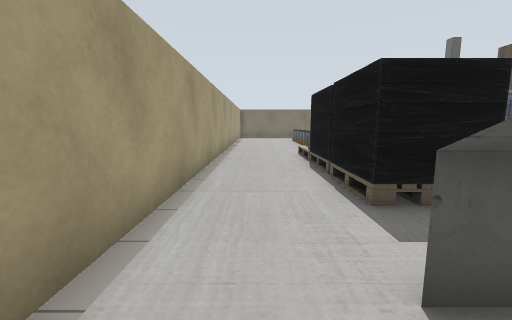
view 1 (above)

20 first-person views from a walk through a robot-simulator world made for Gazebo. The camera is 1.2 m above the floor, tilts 8° down and sees 90° across. The floor is counted in squares, 1 m on a side. Each view is taken from the middle of a square. On the plan, view 1 faces up. The plan holds only what a view shows up to about 12 squares ahead; the rest is blank. Simple shapes stand in for some stock models. Some surface patterns are stand-ins.

view 2
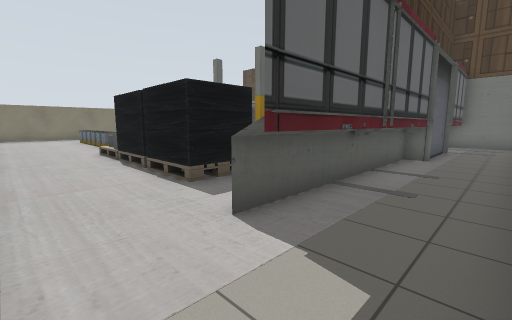

view 3
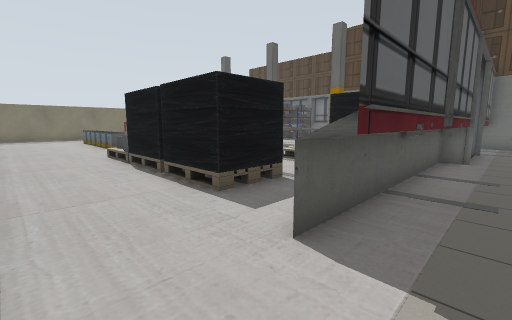

view 4
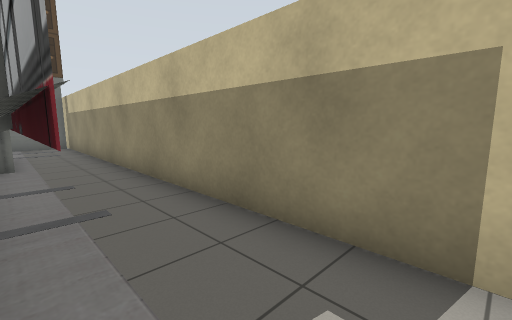

view 5
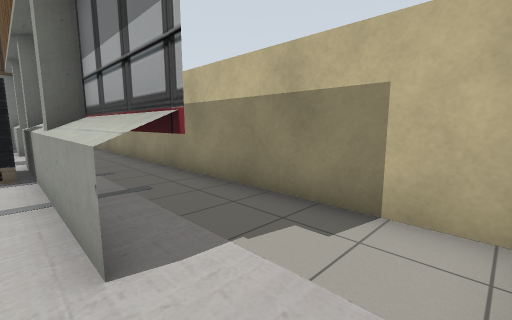

view 6
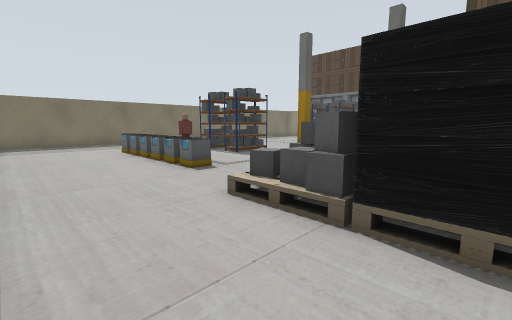

view 7
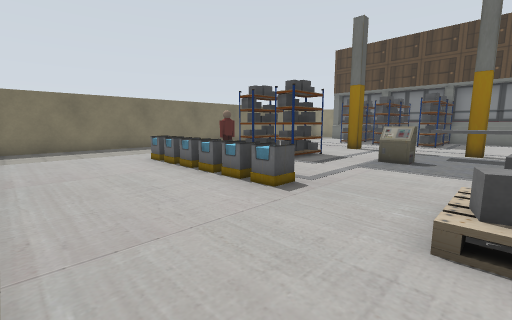

view 8
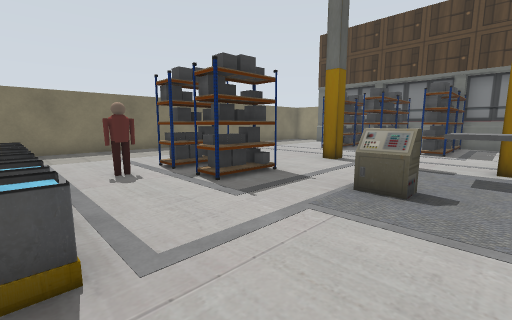

view 9
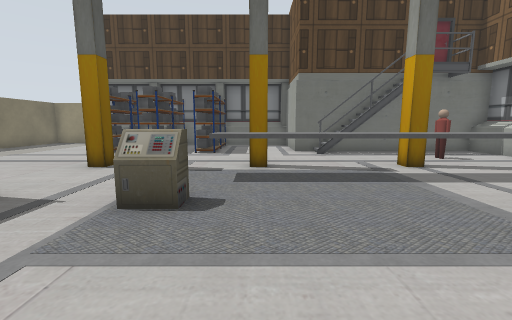

view 10
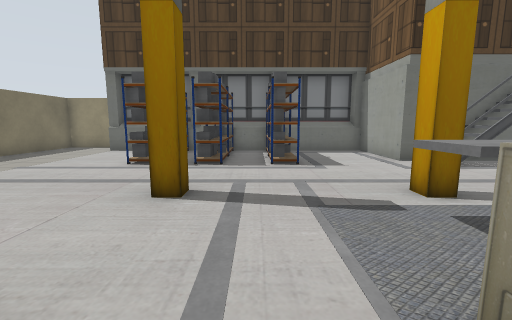

view 11
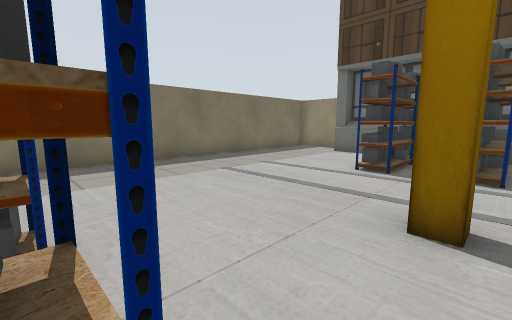

view 12
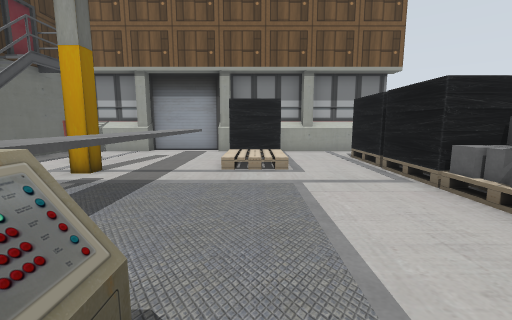

view 13
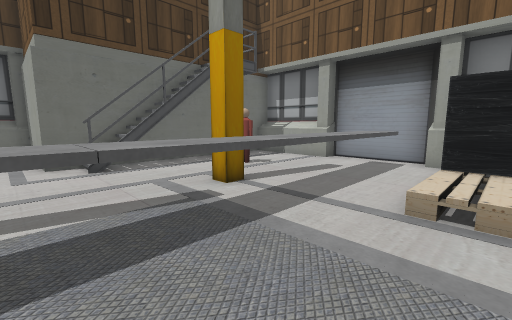

view 14
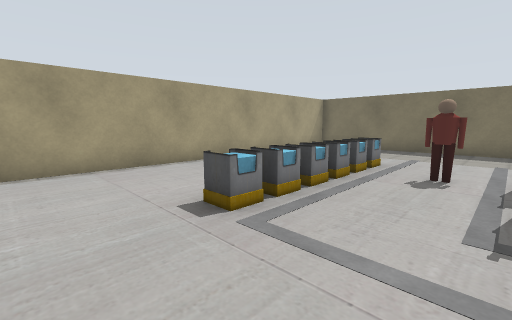

view 15
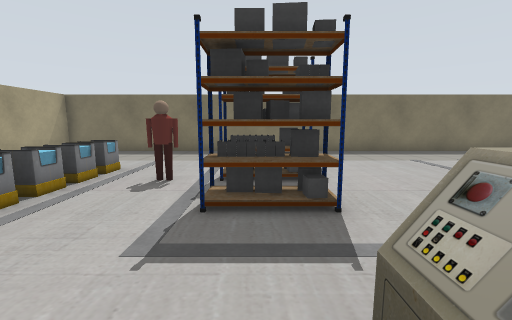

view 16
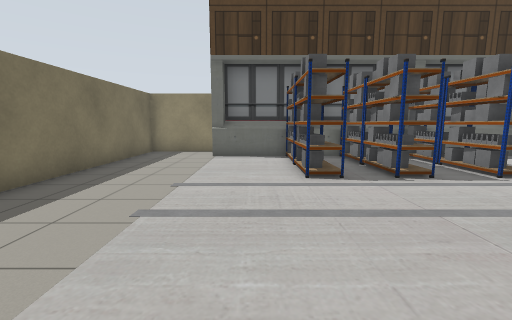

view 17
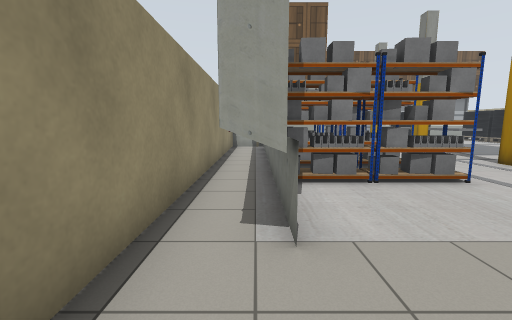

view 18
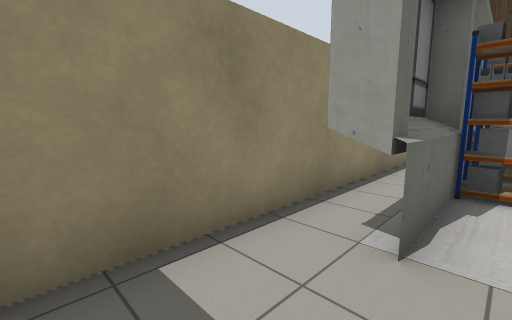

view 19
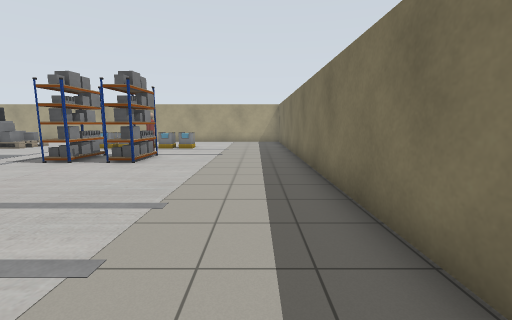

view 20
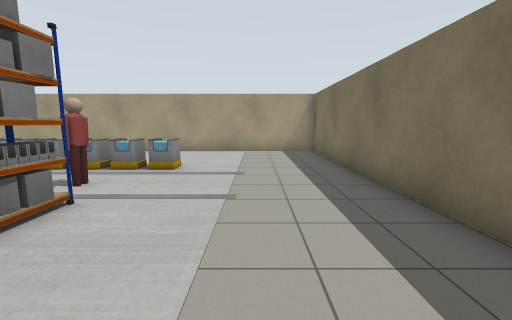

### Floor plan
Key: @ floor where view 1 was taken; # wall or solid block; . floor; = window, fence, low wall or low ledge; B bin; C conveyor; P person.
Columns run from 2 left of view 1 to 21 right of it. Each row starts with its distance up from view 1.
 24 ########################
 23 #......................#
 22 #......................#
 21 #......................#
 20 #....................#.#
 19 #....B...............#.#
 18 #....B...##......#####.#
 17 #....B.P.........#####.#
 16 #....B...##......#####.#
 15 #....B.......#...#####.#
 14 #....B...............#.#
 13 #....B....=......#####.#
 12 #.........=.C........#.#
 11 #...........C........#.#
 10 #...=#......C........#
  9 #...##......C.....####
  8 #...##......C...##
  7 #...#=......C...##
  6 #...##..===.C.....#
  5 #...##..===.C.....#
  4 #...##..=#=.C..P..#
  3 #.......=  .C.....#
  2 #.......###.C.....=
  1 #..################
  0  .@...............#
 -1  .................#
 -2  ##################

Where each view was taken, in squares from view 1:
view 1: 0 up, 0 right, facing up
view 2: 1 down, 1 left, facing up-right
view 3: 0 up, 1 left, facing up-right
view 4: 1 up, 0 right, facing down-right
view 5: 2 up, 1 left, facing down-right
view 6: 7 up, 1 left, facing up-right
view 7: 10 up, 1 left, facing up-right
view 8: 11 up, 3 right, facing up-right
view 9: 11 up, 4 right, facing right
view 10: 14 up, 7 right, facing right
view 11: 15 up, 8 right, facing up-right
view 12: 13 up, 7 right, facing down
view 13: 10 up, 7 right, facing down-right
view 14: 11 up, 6 right, facing up-left
view 15: 12 up, 7 right, facing up
view 16: 19 up, 9 right, facing right
view 17: 23 up, 19 right, facing down
view 18: 23 up, 18 right, facing down-right
view 19: 22 up, 16 right, facing left
view 20: 21 up, 10 right, facing left
